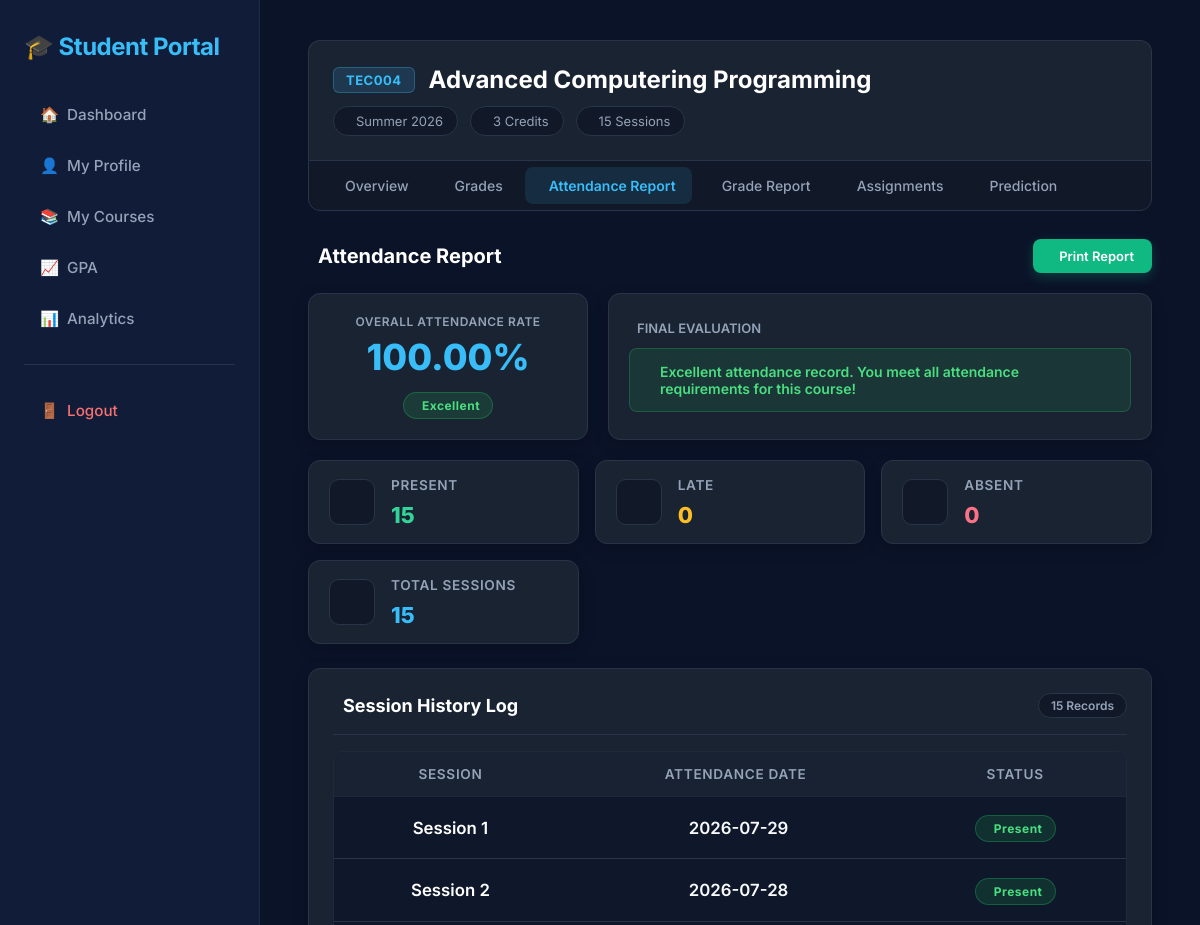
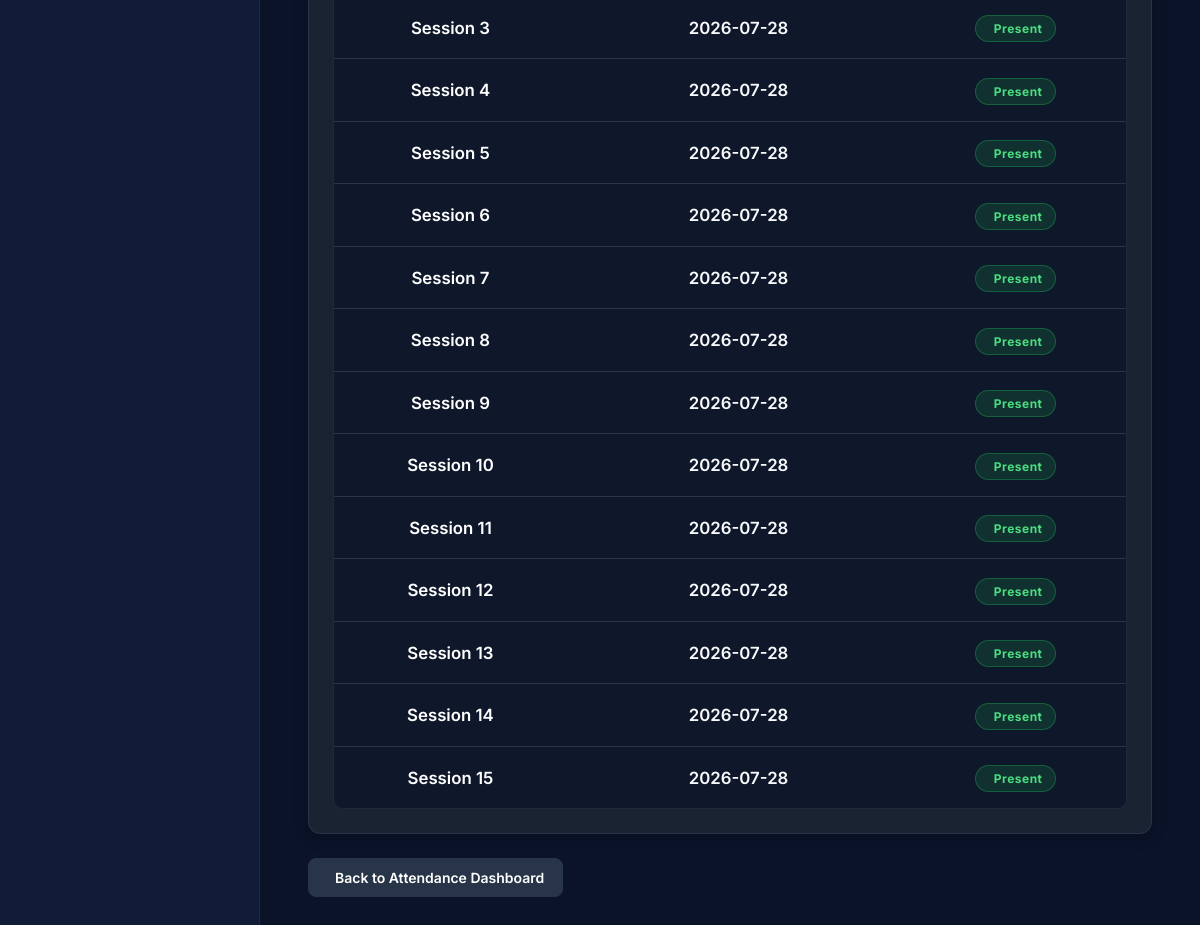
The page /student_db/course/TEC004/attendance_report (signed in) on the database its author committed (2 pictures, top to bottom).
### tables this page shows
CREATE TABLE courses(
        course_id TEXT PRIMARY KEY,
        course_name TEXT,
        credits INTEGER,
        semester TEXT,
        sessions INTEGER
    );

CREATE TABLE attendance(

    attendance_id INTEGER PRIMARY KEY AUTOINCREMENT,

    student_id TEXT,

    course_id TEXT,

    attendance_rate REAL,

    FOREIGN KEY(student_id)
        REFERENCES students(student_id),

    FOREIGN KEY(course_id)
        REFERENCES courses(course_id),

    UNIQUE(student_id, course_id));

CREATE TABLE attendance_records(
    record_id INTEGER PRIMARY KEY AUTOINCREMENT,

    student_id TEXT NOT NULL,
    course_id TEXT NOT NULL,    

    session_number INTEGER NOT NULL,

    attendance_date DATE,

    status TEXT CHECK(status IN ('Present','Late','Absent')),

    UNIQUE(student_id, course_id, session_number),

    FOREIGN KEY(student_id) REFERENCES students(student_id),
    FOREIGN KEY(course_id) REFERENCES courses(course_id));

### student.py (the view)
@student_bp.route(
"/student_db/course/<course_id>/attendance_report"
)
@login_required
@student_required
def attendance_report_page(course_id):
    student_id = session["user_id"]
    if not student_owns_course(student_id,course_id):
        return "Permission Denied",403
    course = get_course(course_id)
    report = attendance_report(
        student_id,
        course_id
    )
    rate = get_attendance_rate(
        student_id,
        course_id
    )
    summary = attendance_summary(
    student_id,
    course_id
)
    return render_template(
        "student_page/attendance_report.html",
        course=course,
        report=report,
        rate=rate,
        summary=summary
    )

### decorator.py (called while the page is built)
def login_required(f):
    @wraps(f)
    def wrapper(*args,**kwargs):
        if "username" not in session:
            return redirect(
                url_for("auth.login")
            )
        return f(*args,**kwargs)
    return wrapper

def student_required(f):
    @wraps(f)
    def wrapper(*args,**kwargs):
        if session.get("role")!="student":
            return redirect(
                url_for("auth.login")
            )
        return f(*args,**kwargs)
    return wrapper

### student_logic.py (called while the page is built)
def get_connection():
    conn = sqlite3.connect(DATABASE)
    conn.row_factory = sqlite3.Row
    return conn

def get_course(course_id):
    conn = get_connection()
    cursor = conn.cursor()
    cursor.execute("""

        SELECT *

        FROM courses

        WHERE course_id=?

    """,(course_id,))
    course = cursor.fetchone()
    conn.close()
    return course

def student_owns_course(student_id, course_id):
    conn = get_connection()
    cursor = conn.cursor()
    cursor.execute("""

        SELECT *

        FROM enrollments

        WHERE

        student_id=?

        AND

        course_id=?

    """,(student_id,course_id))
    result = cursor.fetchone()
    conn.close()
    return result is not None

def get_attendance_rate(student_id, course_id):
    conn = get_connection()
    cursor = conn.cursor()
    cursor.execute("""

        SELECT attendance_rate

        FROM attendance

        WHERE

            student_id=?

        AND

            course_id=?

    """,(student_id,course_id))
    row = cursor.fetchone()
    conn.close()
    if row:
        return row["attendance_rate"]
    return 0

def attendance_report(student_id,course_id):
    conn = get_connection()
    cursor = conn.cursor()
    cursor.execute("""

        SELECT

            session_number,

            status,

            attendance_date

        FROM attendance_records

        WHERE

            student_id=?

        AND

            course_id=?

        ORDER BY session_number

    """,(student_id,course_id))
    report = cursor.fetchall()
    conn.close()
    return report

### templates/student_page/attendance_report.html (shortened to what this page needs)
{% extends "base/student_base.html" %}
{% block content %}
{% include "student_page/nav/course_nav.html" %}
<div class="report-container">
    <div class="report-top-header no-print">
        <div class="header-title">
            <h2>Attendance Report</h2>
        </div>
        <button class="btn-print" onclick="window.print()">
            <span>Print Report</span>
        </button>
    </div>
    <div class="report-summary-grid">
        <div class="rate-card">
            <span class="rate-label">Overall Attendance Rate</span>
            <h1 class="rate-value">{{ "%.2f"|format(rate) }}%</h1>
            <div class="rate-badge-wrapper">
                {% if rate >= 80 %}
                    <span class="status-badge badge-excellent">
                         Excellent
                    </span>
                {% elif rate >= 60 %}
                    <span class="status-badge badge-acceptable">
                        <i class="fa-solid fa-triangle-exclamation"></i> Acceptable
                    </span>
                {% else %}
                    <span class="status-badge badge-at-risk">
                        <i class="fa-solid fa-circle-xmark"></i> At Risk
                    </span>
                {% endif %}
            </div>
        </div>
        <div class="evaluation-card">
            <div class="eval-header">
                <span>Final Evaluation</span>
            </div>
            <div class="eval-body">
                {% if rate >= 80 %}
                    <div class="eval-alert alert-success">
                        <span>Excellent attendance record. You meet all attendance requirements for this course!</span>
                    </div>
                {% elif rate >= 60 %}
                    <div class="eval-alert alert-warning">
                        <i class="fa-solid fa-triangle-exclamation"></i>
                        <span>Attendance is acceptable, but please be cautious not to miss further classes.</span>
                    </div>
                {% else %}
                    <div class="eval-alert alert-danger">
                        <i class="fa-solid fa-circle-xmark"></i>
                        <span>Attendance is below the recommended threshold. Immediate attention is required.</span>
                    </div>
                {% endif %}
            </div>
        </div>
    </div>
    <div class="report-stats-grid">
        <div class="stat-card">
            <div class="stat-icon text-emerald">
            </div>
            <div class="stat-info">
                <span class="stat-label">Present</span>
                <h3 class="stat-value text-emerald">{{ summary.present if summary.present is defined else present }}</h3>
            </div>
        </div>
        <div class="stat-card">
            <div class="stat-icon text-amber">
            </div>
            <div class="stat-info">
                <span class="stat-label">Late</span>
                <h3 class="stat-value text-amber">{{ summary.late if summary.late is defined else late }}</h3>
            </div>
        </div>
        <div class="stat-card">
            <div class="stat-icon text-rose">
            </div>
            <div class="stat-info">
                <span class="stat-label">Absent</span>
                <h3 class="stat-value text-rose">{{ summary.absent if summary.absent is defined else absent }}</h3>
            </div>
        </div>
        <div class="stat-card">
            <div class="stat-icon text-cyan">
            </div>
            <div class="stat-info">
                <span class="stat-label">Total Sessions</span>
                <h3 class="stat-value text-cyan">{{ summary.total if summary.total is defined else course.sessions }}</h3>
            </div>
        </div>
    </div>
    <div class="report-history-card">
        <div class="history-card-header">
            <div class="header-title">
                <h2>Session History Log</h2>
            </div>
            <span class="history-count-badge">{{ report|length }} Records</span>
        </div>
        <div class="table-responsive">
            <table class="custom-table report-table">
                <thead>
                    <tr>
                        <th class="text-center">Session</th>
                        <th class="text-center">Attendance Date</th>
                        <th class="text-center">Status</th>
                    </tr>
                </thead>
                <tbody>
                    {% for row in report %}
                    <tr>
                        <td class="text-center session-cell">
                            <span class="session-number">Session {{ row.session_number }}</span>
                        </td>
                        <td class="text-center date-cell">
                            <span>{{ row.attendance_date }}</span>
                        </td>
                        <td class="text-center">
                            {% if row.status == "Present" %}
                            <span class="status-badge badge-present">
                                 Present
                            </span>
                            {% elif row.status == "Late" %}
                            <span class="status-badge badge-late">
                                <i class="fa-solid fa-clock"></i> Late
                            </span>
                            {% elif row.status == "Absent" %}
                            <span class="status-badge badge-absent">
                                <i class="fa-solid fa-xmark"></i> Absent
                            </span>
                            {% else %}
                            <span class="status-badge badge-default">
                                {{ row.status }}
                            </span>
                            {% endif %}
                        </td>
                    </tr>
                    {% endfor %}
                </tbody>
            </table>
        </div>
    </div>
    <div class="report-actions no-print">
        <a href="{{ url_for('student.attendance', course_id=course.course_id) }}" class="btn-back">
            <span>Back to Attendance Dashboard</span>
        </a>
    </div>
</div>
{% endblock %}

### templates/student_page/nav/course_nav.html (shortened to what this page needs)
<div class="course-header">
    <div class="course-title-wrapper">
        <span class="course-badge">{{ course.course_id }}</span>
        <h1 class="course-name">{{ course.course_name }}</h1>
    </div>
    <div class="course-meta-pills">
        <span class="meta-pill"> {{ course.semester }}</span>
        <span class="meta-pill"> {{ course.credits }} Credits</span>
        <span class="meta-pill"> {{ course.sessions }} Sessions</span>
    </div>
</div>
<div class="course-nav">
    <a class="nav-tab {% if request.endpoint=='student.course_dashboard' %}active{% endif %}"
       href="{{ url_for('student.course_dashboard', course_id=course.course_id) }}">
        <span>Overview</span>
    </a>
    <a class="nav-tab {% if request.endpoint=='student.grades' %}active{% endif %}"
       href="{{ url_for('student.grades', course_id=course.course_id) }}">
        <span>Grades</span>
    </a>
    <a class="nav-tab {% if request.endpoint=='student.attendance_report_page' %}active{% endif %}"
       href="{{ url_for('student.attendance_report_page', course_id=course.course_id) }}">
        <span>Attendance Report</span>
    </a>
    <a class="nav-tab {% if request.endpoint=='student.grade_report_page' %}active{% endif %}"
       href="{{ url_for('student.grade_report_page', course_id=course.course_id) }}">
        <span>Grade Report</span>
    </a>
    <a class="nav-tab {% if request.endpoint=='student.assignments' %}active{% endif %}"
       href="{{ url_for('student.assignments', course_id=course.course_id) }}">
        <span>Assignments</span>
    </a>
    <a class="nav-tab {% if request.endpoint=='student.prediction' %}active{% endif %}"
       href="{{ url_for('student.prediction', course_id=course.course_id) }}">
        <span>Prediction</span>
    </a>
</div>

### rows shown on the page
courses: course_id "TEC004", course_name "Advanced Computering Programming", semester "Summer 2026", credits "3", sessions "15"
attendance: attendance_rate "100.00"
attendance_records: session_number "1", attendance_date "2026-07-29", status "Present"
attendance_records: session_number "2", attendance_date "2026-07-28", status "Present"
attendance_records: session_number "3", attendance_date "2026-07-28", status "Present"
attendance_records: session_number "4", attendance_date "2026-07-28", status "Present"
attendance_records: session_number "5", attendance_date "2026-07-28", status "Present"
attendance_records: session_number "6", attendance_date "2026-07-28", status "Present"
attendance_records: session_number "7", attendance_date "2026-07-28", status "Present"
attendance_records: session_number "8", attendance_date "2026-07-28", status "Present"
attendance_records: session_number "9", attendance_date "2026-07-28", status "Present"
attendance_records: session_number "10", attendance_date "2026-07-28", status "Present"
attendance_records: session_number "11", attendance_date "2026-07-28", status "Present"
attendance_records: session_number "12", attendance_date "2026-07-28", status "Present"
attendance_records: session_number "13", attendance_date "2026-07-28", status "Present"
attendance_records: session_number "14", attendance_date "2026-07-28", status "Present"
attendance_records: session_number "15", attendance_date "2026-07-28", status "Present"

### other values the page prints
{{ summary.present if summary.present is defined else present }} "15"
{{ summary.late if summary.late is defined else late }} "0"
{{ summary.absent if summary.absent is defined else absent }} "0"
{{ summary.total if summary.total is defined else course.sessions }} "15"
{{ report|length }} "15"
